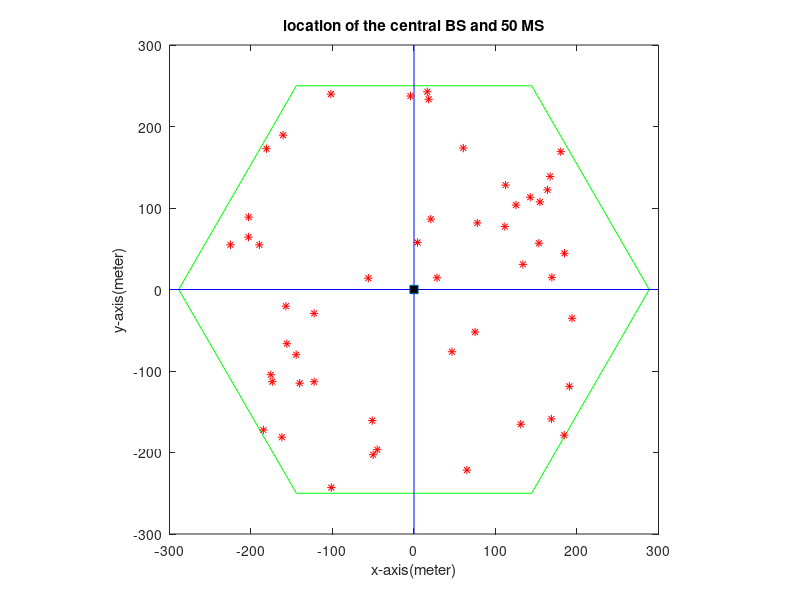
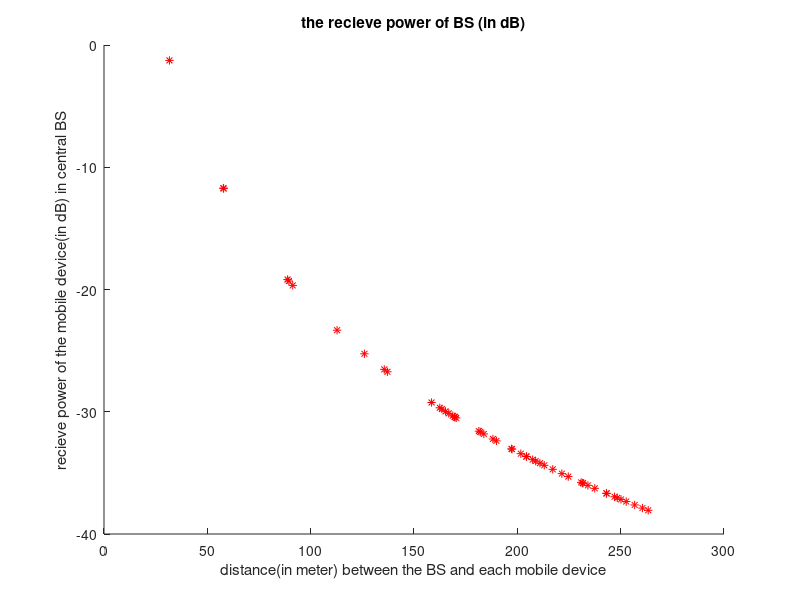
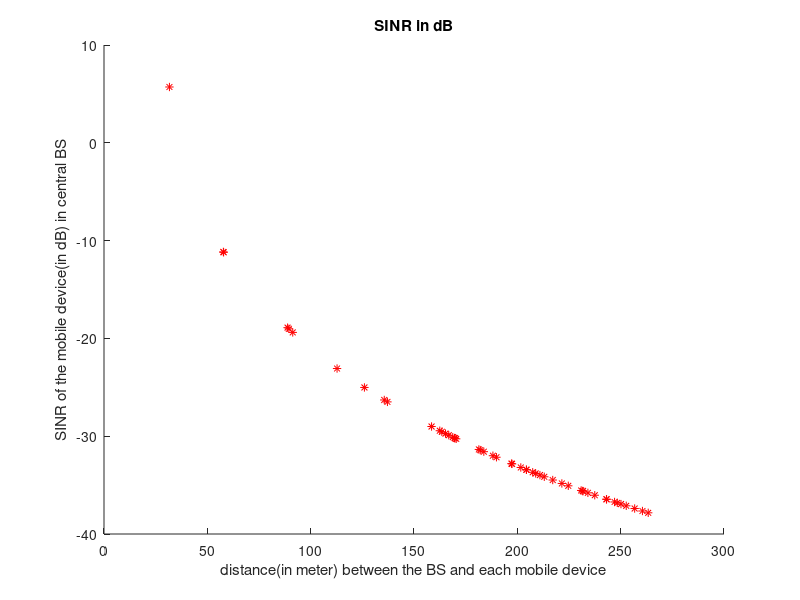

The MATLAB script that drew these images, in order:
x_ms(1:50) = 0;
y_ms(1:50) = 0;
theta = linspace(0,2*pi,7);
D = 500 / (3^0.5);
plot(D*cos(theta),D*sin(theta),'g-');
axis square;
hold on
plot([-300,300],[0,0],'b');
hold on
plot([0,0],[-300,300],'b');
hold on
plot(0,0,'s','MarkerFaceColor','k');
i = 0;
num = 1;
while i < 50
    x = 2*D*rand(1,2)-D;
    if(abs(x(1))+abs(x(2))/sqrt(3)) <= D && abs(x(2)) <= D*sqrt(3)/2
        x_ms(num) = x(1);
        y_ms(num) = x(2);
        num = num + 1;
        i = i + 1;
        hold on
        plot(x(1),x(2),'r*');
    end
end
hold off

title('location of the central BS and 50 MS');
xlabel('x-axis(meter)');
ylabel('y-axis(meter)');

%===============================================%

h_bs = 51.5;
h_ms = 1.5;
power_ms = 10^-0.7;
g_trans = 10^1.4;
g_rev = 10^1.4;
power_rev(1:50) = 0; %in db
figure
for i = 1:50
    d = sqrt(x_ms(i)^2+y_ms(i)^2);
    power_rev(i) = 10 * log10((h_bs*h_ms)^2 / d^4 * power_ms * g_trans * g_rev);
    hold on
    plot(d,power_rev(i),'r*');
end
hold off

title('the recieve power of BS (in dB)');
xlabel('distance(in meter) between the BS and each mobile device');
ylabel('recieve power of the mobile device(in dB) in central BS');

%=========================================================================%

noise = 1.38 * (10^-23) * (273+27) * 10 * (10^6);
interference(1:50) = 0; 
power(1:50) = 0; % in Watt
SINR(1:50) = 0;

for i = 1:50
    d = sqrt(x_ms(i)^2+y_ms(i)^2);
    power(i) = (h_bs*h_ms)^2 / d^4 * power_ms * g_trans * g_rev;
end

for i = 1:50
    for j = 1:50
        if j == i 
            continue;
        end
        interference(i) = interference(i) + power(j);
    end
end
figure
for i = 1:50
    d = sqrt(x_ms(i)^2+y_ms(i)^2);
    SINR(i) = 10 * log10(power(i)/(noise+interference(i)));
    hold on
    plot(d,SINR(i),'r*');
end
hold off

title('SINR in dB');
xlabel('distance(in meter) between the BS and each mobile device');
ylabel('SINR of the mobile device(in dB) in central BS');
